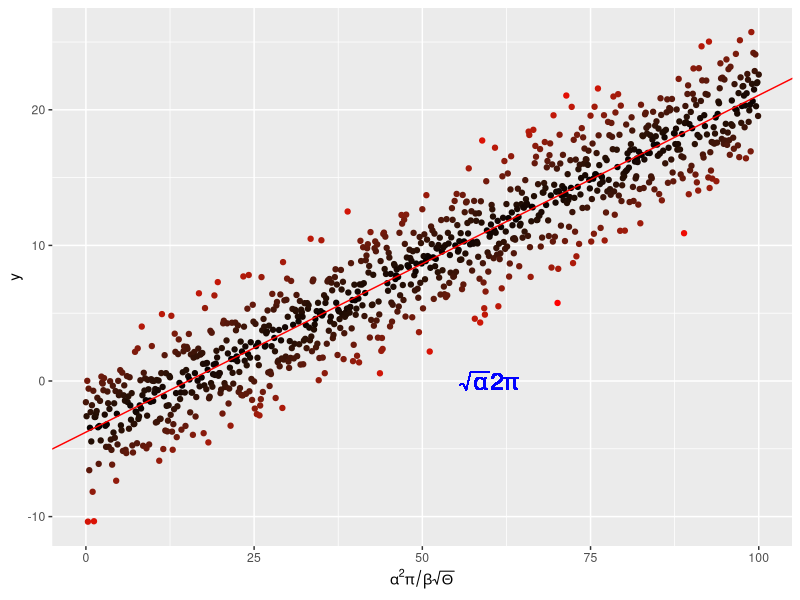

Recreate this plot in R. (Note: this script raises an error after producing the figure.)
#!/usr/bin/env Rscript

# Script that plots a linear regression and then annotates the plot

# __appname__ = plotLin.R
# __author__ = Talia Al-Mushadani
# __version__ = 0.0.1
# __license__ = license for this code

rm(list = ls())
graphics.off()

require(ggplot2)

x <- seq(0, 100, by = 0.1)
y <- -4. + 0.25 * x +
  rnorm(length(x), mean = 0., sd = 2.5)

# and put them in a dataframe
my_data <- data.frame(x = x, y = y)

# perform a linear regression
my_lm <- summary(lm(y ~ x, data = my_data))

# plot the data
p <-  ggplot(my_data, aes(x = x, y = y,
                          colour = abs(my_lm$residual))
) +
  geom_point() +
  scale_colour_gradient(low = "black", high = "red") +
  theme(legend.position = "none") +
  scale_x_continuous(
    expression(alpha^2 * pi / beta * sqrt(Theta)))

# add the regression line
p <- p + geom_abline(
  intercept = my_lm$coefficients[1][1],
  slope = my_lm$coefficients[2][1],
  colour = "red")
# throw some math on the plot
p <- p + geom_text(aes(x = 60, y = 0,
                       label = "sqrt(alpha) * 2* pi"), 
                   parse = TRUE, size = 6, 
                   colour = "blue")

pdf('../Results/MyLinReg.pdf')
print(p)
graphics.off()
